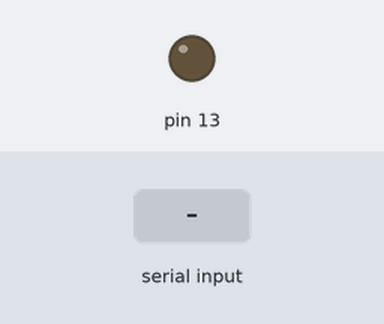
Bench run of a sketch on a simulated Arduino Uno, built with avr-gcc and run on an emulated ATmega328P. On the bench: output pins drawn as LEDs (lit = HIGH). The inputs (shaded band) are chosen by the test bench.

Above: at 1.2 s.
1.3 s: "dark\n" received over Serial
At 1.6 s:
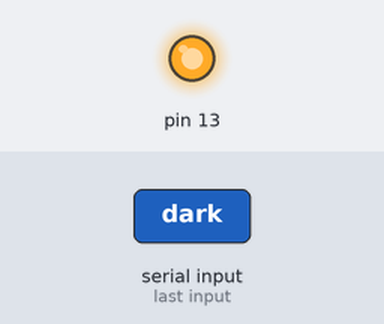
2.8 s: "light\n" received over Serial
At 4.0 s:
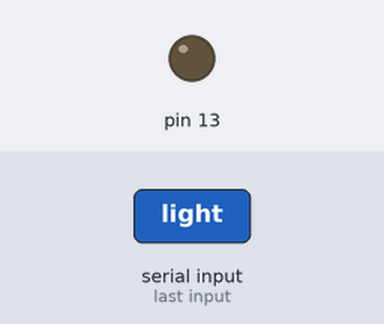
Timing chart, 0 to 5.8 s (numbered marks = the images above; inputs shaded):
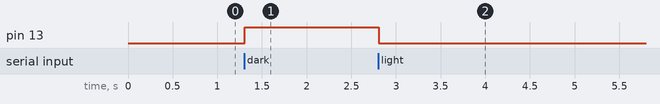

The sketch:

base-station-code.ino
```cpp
String s;
void setup()
{
  Serial.begin(9600);
  pinMode(13,OUTPUT);
}

void loop()
{
  if(Serial.available()){
    s=Serial.readStringUntil('\n');
    s.trim();
    if(s=="light"){
      digitalWrite(13,LOW);
    }
    else if(s=="dark"){
      digitalWrite(13,HIGH);
    }
  }
}
```

Measured:
- after the input at 1.3 s, pin 13: LOW → HIGH at once
- after the input at 2.8 s, pin 13: HIGH → LOW at once
